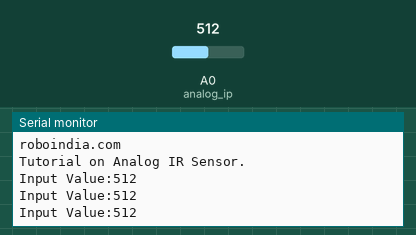
Bench run of a sketch on a simulated Arduino Uno, built with avr-gcc and run on an emulated ATmega328P. On the bench: the last lines printed to the serial monitor. Inputs (shaded band) come from the test bench; at power-on: A0 (analog_ip) = 512.

Above: at 1.3 s.
1.4 s: A0 (analog_ip) set to 716
At 1.9 s:
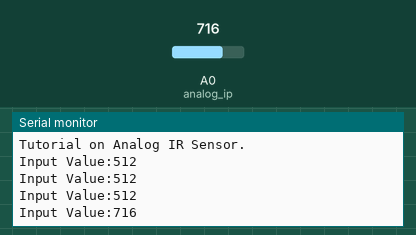
2.9 s: A0 (analog_ip) set to 900
At 3.4 s:
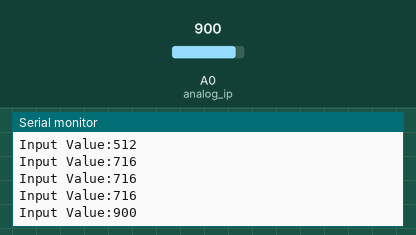
Timing chart, 0 to 5.9 s (numbered marks = the images above; inputs shaded):
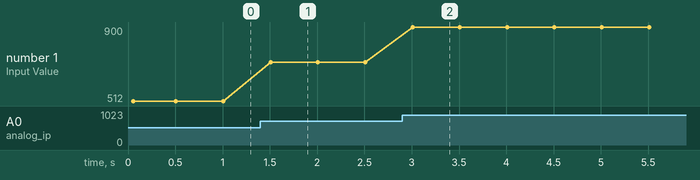

The sketch:

sketch_aug02a.ino
```cpp
/*
Tutorial of Analog IR Sensor.
Prepared by Robo India.
www.roboindia.com
 */

int analog_ip = A0;   // select the input pin Photo Diode.
int inputVal = 0;     // to store photo diode input


void setup() {
  Serial.begin(9600);   // Setup Serial Communication.
  Serial.print("ROBO INDIA\nroboindia.com\nTutorial on Analog IR Sensor.\n");
}

void loop(){
    inputVal = analogRead(analog_ip); // Reading and storing analog input value.

        Serial.print("Input Value:");
        Serial.print(inputVal);       // Printing Analog input value of Photo Diode.
        Serial.print("\n");           // moving to new line
        delay(500);                   // Waiting for a while.


}
```

Measured:
- after the input at 1.4 s, the serial monitor: prints a new line after 0.11 s (image 1)
- after the input at 2.9 s, the serial monitor: prints a new line after 0.11 s (image 2)
- plotted number 1: 512 → 716 after the input at 1.4 s, 716 → 900 after the input at 2.9 s
